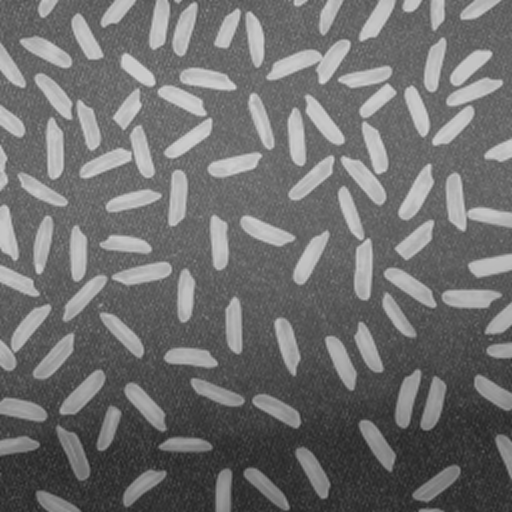
#> input picture Image_Processing/week12/[IP]201702052_이동헌_12주차_과제/rice.png, 512 x 512 px
$ python threshold.py
#> lines starting #> are read from the running program, lines starting #| are printed output that depends on the picture; after the words box and inside, x2 and y2 are one past the last pixel; in counts of white or black regions, pixels touching at a corner belong together
import cv2
import numpy as np


def get_hist(src):
    hist = np.zeros((256,))
    h, w = src.shape

    for row in range(h):
        for col in range(w):
            hist[src[row, col]] += 1

    return hist

def threshold(src, value):
    h, w = src.shape
    dst = np.zeros((h, w), dtype=np.uint8)
    for row in range(h):
        for col in range(w):
            if src[row, col] <= value:
                dst[row, col] = 0
            else:
                dst[row, col] = 255

    return dst


def get_threshold(src, type='rice'):
    #####################################################
    # TODO                                              #
    # get_threshold 완성                                 #
    #####################################################
    hist = get_hist(src)
    intensity = np.array([i for i in range(256)])
    h, w = src.shape

    if type == 'rice':
        # 한 줄로 작성하세요
        p = hist/(h*w)

    else:
        # 여러줄로 작성하셔도 상관 없습니다.
        p = hist / (h * w)
        '''
        count = 0
        for row in range(h):
            for col in range(w):
                if src[row][col] != 0:
                    count+=1
        p = hist / count
        '''
        p = hist/(h*w)

    k_opt_warw = []
    k_opt_warb = []
    for k in range(256):
        # 각각 한 줄로 작성하세요
        q1 = np.sum(p[:k+1])
        q2 = np.sum(p[k+1:])

        # 굳이 할 필요 없는 경우
        if q1 == 0 or q2 == 0:
            k_opt_warw.append(np.inf)
            k_opt_warb.append(0)
            continue

        # 각각 한 줄로 작성하세요 (m1, m2, mg, var1, var2)
        m1 = np.sum(intensity[:k+1] * p[:k+1]) / q1
        m2 = np.sum(intensity[k+1:] * p[k+1:]) / q2

        mg = q1*m1 + q2*m2

        #var1 = np.sum( np.square(intensity[:k]) * p[:k] - np.square(m1)) / q1
        #var2 = np.sum( np.square(intensity[k:]) * p[k:] - np.square(m2)) / q2
        var1 = np.sum(((intensity[:k+1] - m1)**2) * p[:k+1]) / q1
        var2 = np.sum(((intensity[k+1:] - m2)**2) * p[k+1:]) / q2

        # varg = np.sum(np.square(intensity - mg)*p)

        # 실수(float)라 약간의 오차가 있을 수 있음
        assert np.abs((q1 + q2) - 1) < 1E-6
        assert np.abs((q1 * m1 + q2 * m2) - mg) < 1E-6

        # 각각 한 줄로 작성하세요 (varw, varb)
        varw = q1 * var1 + q2 * var2
        varb = q1 * q2 * ((m1-m2)**2)
        #varb = q1*(m1-mg)**2 + q2*(m2-mg)**2

        k_opt_warw.append(varw)
        k_opt_warb.append(varb)

    k_opt_warw = np.array(k_opt_warw)
    k_opt_warb = np.array(k_opt_warb)

    # 2개의 결과가 같아야 함
    assert k_opt_warw.argmin() == k_opt_warb.argmax()

    dst = threshold(src, k_opt_warw.argmin())
    return dst, k_opt_warw.argmin()


def rice_main():
    src = cv2.imread('rice.png', cv2.IMREAD_GRAYSCALE)
#> src is the input picture: shape (512, 512); min 33, max 214, mean 111.3
    val, _ = cv2.threshold(src, 0, 255, cv2.THRESH_OTSU)
#> val = 131
    print('< cv2.threshold >')
    print(val)
#| 131.0
    dst, threshold_value = get_threshold(src)
#> in get_threshold, `hist = get_hist(src)`: hist = 256 values, max 5845 at index 104, min 0 at index 0, mean 1024
#> in get_threshold, `p = hist/(h*w)`: p = 256 values, max 0.0223 at index 104, min 0 at index 0, mean 0.00391
#> the loop in get_threshold, `for k in range(256):` made 256 passes
#> (q1, q2) on passes 1 to 3: (0, 1), (0, 1), (0, 1)
#> after the loop in get_threshold, `for k in range(256):`: k_opt_warb = 256 values, max 1348.7 at index 131, min 0 at index 0, mean 556.1; k_opt_warw = 256 items, first 6: inf, inf, inf, inf, inf, inf
#> after the loop in threshold, `for row in range(h):`:
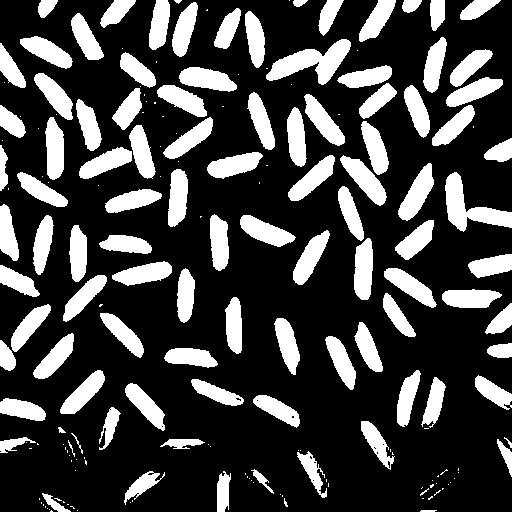
#> dst: shape (512, 512); 26% white; 194 white regions (94 under 20 px), largest, box (x1, y1, x2, y2) and area: (266, 39, 351, 85) 1743, (445, 172, 512, 232) 1598, (398, 163, 434, 221) 997
#> threshold_value = 131
    print('< get_threshold >')
    print(threshold_value)
#| 131

    cv2.imshow('original', src)
    cv2.imshow('threshold', dst)
    cv2.waitKey()
    cv2.destroyAllWindows()


def meat_main():
    meat = cv2.imread('meat.png', cv2.IMREAD_GRAYSCALE)
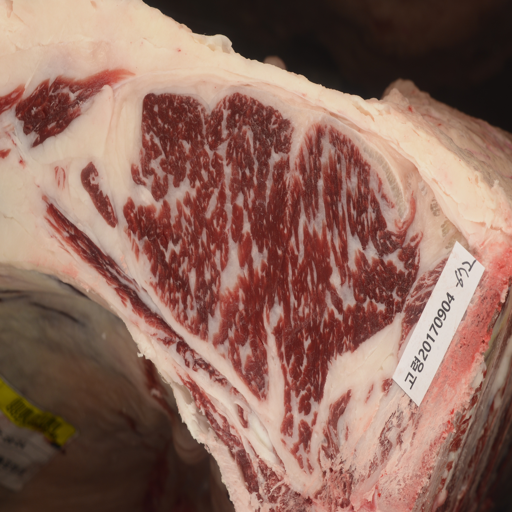
#> input picture Image_Processing/week12/[IP]201702052_이동헌_12주차_과제/meat.png, 512 x 512 px
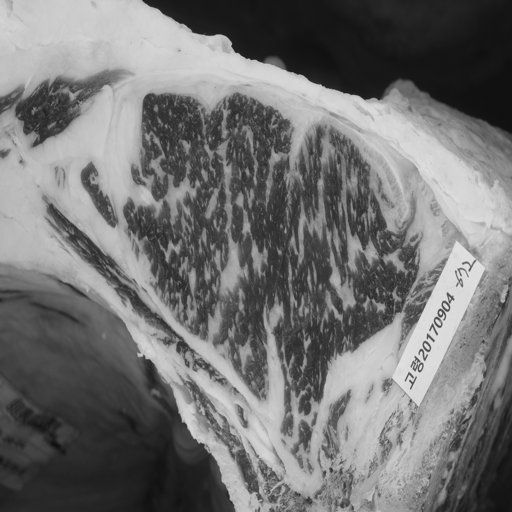
#> meat: shape (512, 512); min 15, max 230, mean 114.7
    mask = cv2.imread('mask.TIFF', cv2.IMREAD_GRAYSCALE)
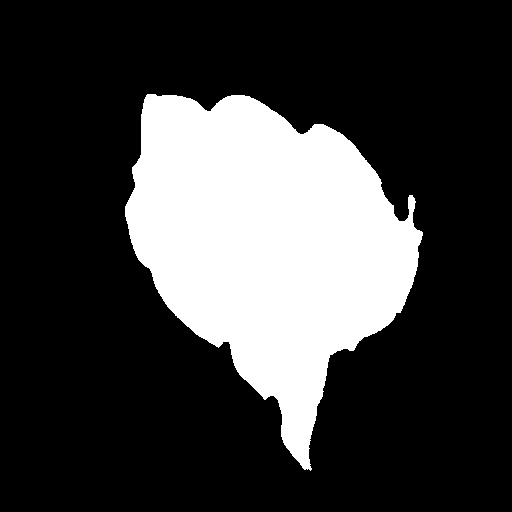
#> input picture Image_Processing/week12/[IP]201702052_이동헌_12주차_과제/mask.TIFF, 512 x 512 px
#> mask: shape (512, 512); 24.3% white; 1 white region, box (x1, y1, x2, y2) and area: (125, 94, 423, 471) 63709
    #####################################################
    # TODO                                              #
    # meat_main 완성                                     #
    # 이 부분은 결과가 잘 나오도록 각자 알아서 구현해보세요       #
    #####################################################

    img_mask = mask / 255                       # 0 or 1
    dst, val = get_threshold(meat, 'meat')      # thresholding
#> the loop in get_threshold (call 2), `for k in range(256):` made 256 passes
#> (q1, q2, m1, m2, var1, var2, varw, varb) on passes 16 to 18: (3.81e-06, 1, 15, 114.7, 0, 4031.9, 4031.9, 0.0379), (0.000439, 1, 15.99, 114.8, 0.00862, 4029.4, 4027.7, 4.28), (0.00594, 0.994, 16.93, 115.3, 0.0703, 3998.6, 3974.8, 57.1)
#> call 2 of threshold, with value = 117
#> after the loop in threshold (call 2), `for row in range(h):`:
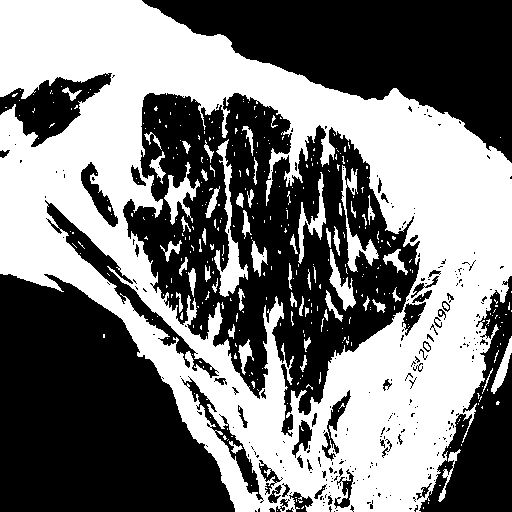
#> dst: shape (512, 512); 47.3% white; 372 white regions (312 under 20 px), largest, box (x1, y1, x2, y2) and area: (0, 0, 512, 512) 113774, (214, 139, 248, 297) 1428, (341, 165, 379, 272) 942

    #tip : 4칙연산(그냥 사칙연산 혹은 cv2.사칙연산 잘 사용하기)

    # dst 만들기
    dst = img_mask * dst
#> dst: shape (512, 512) float64; 6.2% white; 331 white regions (260 under 20 px), largest, box (x1, y1, x2, y2) and area: (259, 296, 294, 431) 1617, (214, 139, 248, 297) 1428, (266, 124, 335, 206) 1410
    dst = 255 - dst                             # 이미지 반전 for multiply
    dst = img_mask * dst                        # 반전한 이미지에 img_mask 한번 더 곱하기
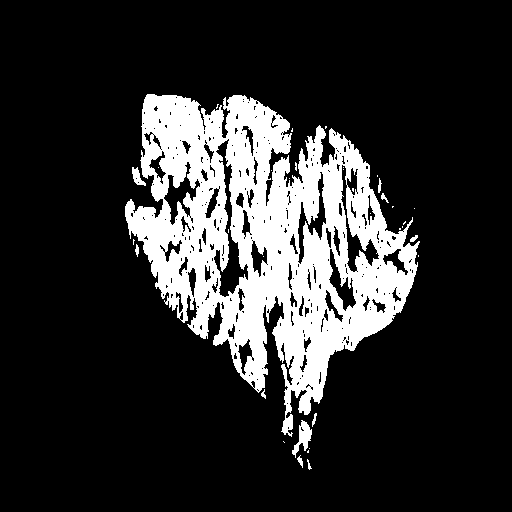
#> dst: shape (512, 512) float64; 18.1% white; 35 white regions (24 under 20 px), largest, box (x1, y1, x2, y2) and area: (125, 94, 420, 437) 46570, (292, 420, 312, 458) 317, (132, 167, 146, 186) 132

    # final
    dst_mask = 255 - dst                        # 이미지 반전 for multiply
    dst_mask = dst_mask / 255                   # 0 or 1

    final = dst_mask * meat                     # dst_mask로 해당 부분 걸러낸다.
    final = (final + dst).astype(np.uint8)      # 걸러낸 부분과 dst를 더해서 final 완성
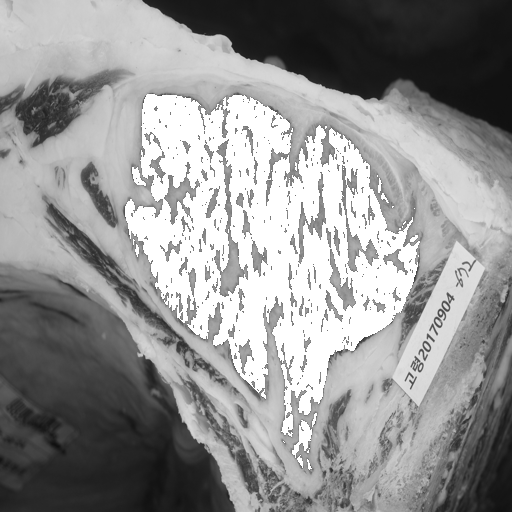
#> final: shape (512, 512); min 15, max 255, mean 147.2

    cv2.imshow('dst', dst)
    cv2.imshow('final', final)

    cv2.waitKey()
    cv2.destroyAllWindows()


def main():
    rice_main()
    meat_main()


if __name__ == '__main__':
    main()
